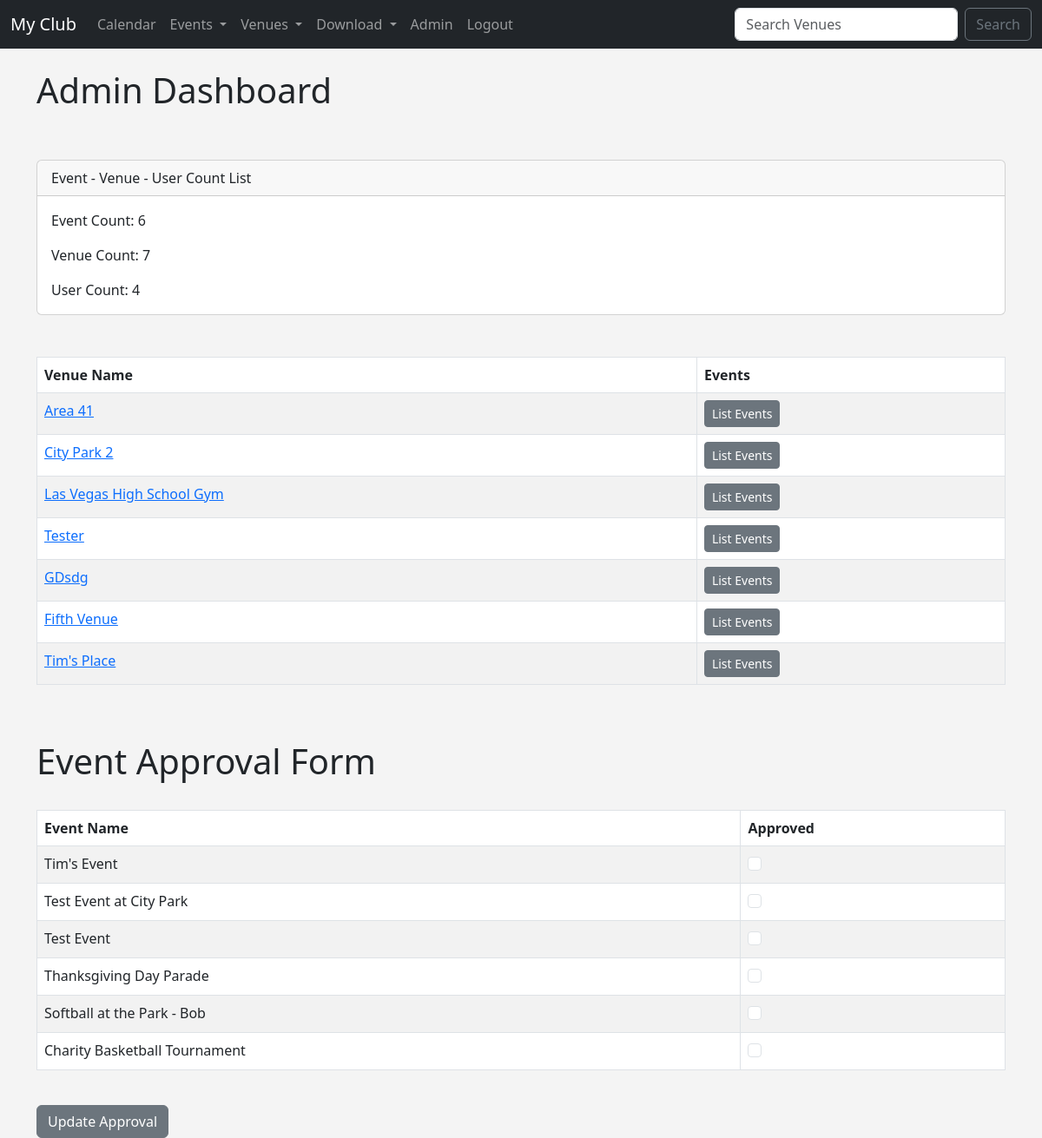
Page /admin_approval (signed in) on the earlier database version.
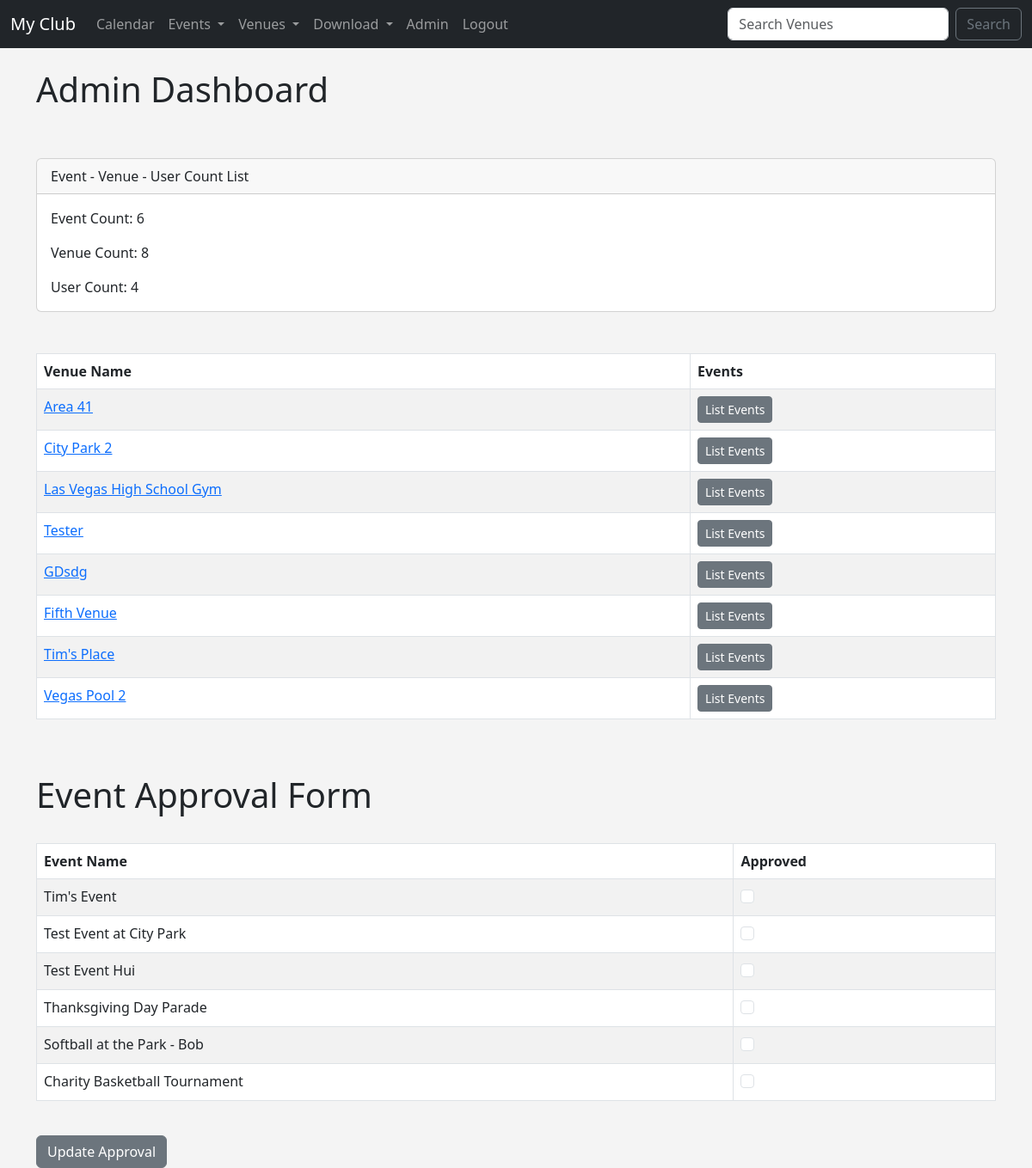
Same page on the later database version.
### events/models.py (models this page shows, shortened)
class Venue(models.Model):
	name = models.CharField('Venue Name', max_length=120)
	address = models.CharField(max_length=300)
	zip_code = models.CharField('Zip Code', max_length=15)
	phone = models.CharField('Contact Phone', max_length=45, blank=True)
	web = models.URLField('Website Address', blank=True)
	email_address = models.EmailField('Email Address', blank=True)
	owner = models.IntegerField('Venue Owner', blank=False, default=1)
	venue_image = models.ImageField(null=True, blank=True, upload_to="images/")
	def __str__(self):
		return self.name

class Event(models.Model):
	name = models.CharField('Event Name', max_length=120)
	event_date = models.DateTimeField('Event Date')
	venue = models.ForeignKey(Venue, blank=True, null=True, on_delete=models.CASCADE)
	manager = models.ForeignKey(User, blank=True, null=True, on_delete=models.SET_NULL)
	description = models.TextField(blank=True)
	attendees = models.ManyToManyField(MyClubUser, blank=True)
	approved = models.BooleanField("Approved", default=False)
	def __str__(self):
		return self.name

### events/views.py (the view)
# urls.py: path('admin_approval', views.admin_approval, name="admin_approval"),
def admin_approval(request):
	venue_list = Venue.objects.all()
	event_count = Event.objects.all().count()
	venue_count = Venue.objects.all().count()
	user_count = User.objects.all().count()
	event_list = Event.objects.all().order_by("-event_date")
	if request.user.is_superuser:
		if request.method == "POST":
			id_list = request.POST.getlist('boxes')
			event_list.update(approved=False)
			for x in id_list:
				Event.objects.filter(pk=int(x)).update(approved=True)
			messages.success(request, ("Event List Approval Has Been Updated"))
			return redirect('list-events')
		else:
			return render(request, 'events/admin_approval.html',
				{'event_list': event_list,
				 'event_count': event_count,
				 'venue_count': venue_count,
				 'user_count': user_count,
				 'venue_list': venue_list})
	else:
		messages.success(request, ("You aren't authorized to view this page"))
		return redirect('home')
	return render(request, 'events/admin_approval.html')

### events/templates/events/admin_approval.html (shortened to what this page needs)
{% extends 'events/base.html' %}
{% block content %}
<h1>Admin Dashboard</h1>
<br/><br/>
<form action="" method=POST>
	<div class="card">
	  <div class="card-header">
	    Event - Venue - User Count List
	  </div>
	  <div class="card-body">
	    <p class="card-text">Event Count: {{ event_count }}</p>
	    <p class="card-text">Venue Count: {{ venue_count }}</p>
	    <p class="card-text">User Count: {{ user_count }}</p>
	  </div>
	</div>
	<br/><br/>
	<table class="table table-striped table-hover table-bordered">
	  <thead>
	    <tr>
	      <th scope="col">Venue Name</th>
	      <th scope="col">Events</th>
	    </tr>
	  </thead>
	  <tbody>
	  	{% for venue in venue_list %}
	  	<tr>
		  <td><a href="{% url 'show-venue' venue.id %}" >{{ venue }}</td>
		  <td>
	  		<a href="{% url 'venue-events' venue.id %}" class="btn btn-sm btn-secondary">List Events
		  </td>
		</tr>
		{% endfor %}
	  </tbody>
	</table>
	<br/><br/>
	<h1>Event Approval Form</h1>
	<br/>
	<table class="table table-striped table-hover table-bordered">
	  <thead>
	    <tr>
	      <th scope="col">Event Name</th>
	      <th scope="col">Approved</th>
	    </tr>
	  </thead>
	  <tbody>
	  	{% for event in event_list %}
	  	<tr>
		  <td>{{ event }}</td>
		  <td>
		  	{% if event.approved %}
		  	<div class="form-check">
		  		<input class="form-check-input" type="checkbox" checked="checked" value="{{ event.id }}" name="boxes">
		  	<div>
		  	{% else %}
		  	<div class="form-check">
		  		<input class="form-check-input" type="checkbox" value="{{ event.id }}" name="boxes">
		  	{% endif %}
		  </td>
		</tr>
		{% endfor %}
	  </tbody>
	</table>
	<br/>
	<button class="btn btn-secondary" type="submit">Update Approval</button>
</form>
{% endblock %}

Differences in the rows shown:
added Venue: name "Vegas Pool 2"
changed Event: name "Test Event" → "Test Event Hui"
Other differences:
{{ venue_count }}: "7" → "8"
